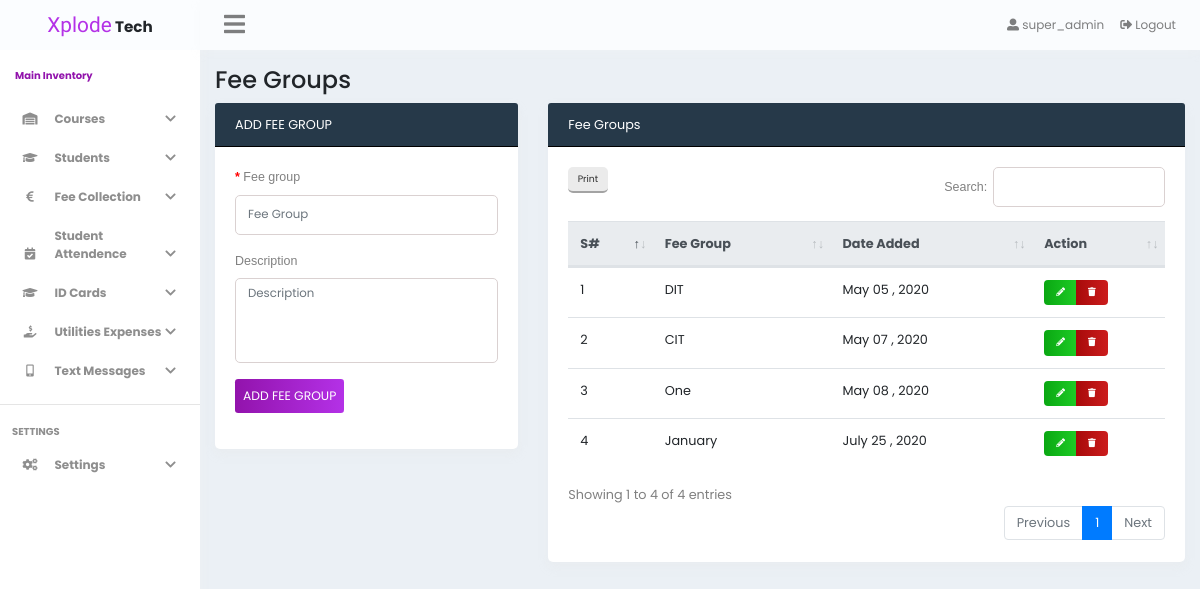
Screenshot of /fee-groups/create.php (signed in) with the database file from the repository.
### tables this page shows
CREATE TABLE `users` (
  `id` int(11) NOT NULL AUTO_INCREMENT,
  `username` varchar(100) NOT NULL,
  `email` varchar(100) NOT NULL,
  `password` varchar(200) NOT NULL,
  `role` varchar(50) NOT NULL,
  `created_at` timestamp NOT NULL DEFAULT current_timestamp(),
  `updated_at` timestamp NULL DEFAULT current_timestamp(),
  PRIMARY KEY (`id`)
);

CREATE TABLE `fee_groups` (
  `id` int(11) NOT NULL AUTO_INCREMENT,
  `fee_group` varchar(50) NOT NULL,
  `description` varchar(300) NOT NULL,
  `created_at` timestamp NOT NULL DEFAULT current_timestamp(),
  `updated_at` timestamp NOT NULL DEFAULT current_timestamp(),
  PRIMARY KEY (`id`)
);

### classes/db.php (called while the page is built, shortened)
<?php
class db {
       public function __construct(){
        try{
            $this->db = new PDO('mysql:host=localhost;dbname=xplode-tech','root','');
        }catch(PDOException $e){
            echo 'Please Check' .$e->getMessage();
        }
       }
   }
?>

### classes/addUser.php (called while the page is built)
<?php
include_once "db.php";
class ADDUsers extends db {
    public function getUsername($sql , $email){
        $stmt = $this->db->prepare($sql);
        $stmt->bindParam(":email" , $email);
        $stmt->execute();
        if($stmt->rowCount() > 0){
            $show = $stmt->fetch();
            return $show['role'];
        }
    }
    public function SelectRole($sql , $email){
        $stmt = $this->db->prepare($sql);
        $stmt->bindParam(":email" , $email);
        $stmt->execute();
        if($stmt->rowCount() > 0){
            $res = $stmt->fetch();
            return $res['role'];
        }
    }
}
?>

### classes/fee_group.php (the view, shortened to what this page needs)
<?php
include_once 'db.php';
class Fee_Group extends db {
    public function dataView($sql , $role){
        $stmt = $this->db->prepare($sql);
        $stmt->execute();
            ?> <tbody><?php
        if($stmt->rowCount() > 0){
            $i = 0;
            while($row = $stmt->fetch(PDO::FETCH_ASSOC)){
                ?>
                    <tr>
                        <td><?php echo ++$i;   ?></td>
                        <td><?php echo $row['fee_group'];   ?></td>
                        <td>
                            <?php
                                $original_date = $row['created_at'];
                                $timestamp = strtotime($original_date);
                                $new_date = Date('F d , Y' , $timestamp);
                                echo $new_date;
                            ?>
                        </td>
                        <?php  if($role === 'super_admin'){   ?>
                        <td>
                            <div class="btn-group">
                                <a href="fee-groups/edit.php?id=<?php  echo $row['id'];  ?>" class="btn btn-success btn-xs"><i class="fas fa-pencil-alt"></i></a>
                                <a href="#" onclick="event.preventDefault(); deleteGroup(event , <?php echo $row['id']    ?>)" class="btn btn-danger btn-xs"><i class="fas fa-trash"></i></a>
                            </div>
                        </td>
                        <?php  }   ?>
                    </tr>
                <?php
            }?></tbody><?php
        }else{
            ?>
            <tr>
                <td colspan="5" class="text-center">No data available</td>
            </tr>
            <?php
        }
    }
}
?>

### layouts/navbar.php (shortened to what this page needs)
<?php
$email = "";
    if(isset($_SESSION['email'])){
        $email = $_SESSION['email'];
    }
    $sql = "SELECT role FROM `users` WHERE email = :email";
    require_once dirname(__DIR__) . '/classes/addUser.php';
    $addNav = new ADDUsers();
    $name = $addNav->getUsername($sql , $email);
?>
<nav class="navbar navbar-expand-md bg-light navbar-light">
    <div class="collapse navbar-collapse" id="collapsibleNavbar">
        <ul class="navbar-nav mr-auto">
            <li class="nav-item dropdown">
                <a class="nav-link" href="#" id="sidebar-toggler-desk" title="show/hide sidebar">
                    <i class="fas fa-bars fa-2x"></i>
                </a>
            </li>
        </ul>
        <ul class="navbar-nav ml-auto">
            <li class="nav-item dropdown">
                <a class="nav-link" href="#" data-toggle="dropdown">
                    <i class="fas fa-user-alt"></i>
                    <?php echo $name   ?>
                </a>
            </li>
            <li class="nav-item">
                <a href="lib/logout.php" class="nav-link">
                    <i class="fas fa-sign-out-alt"></i> Logout
                </a>
            </li>
        </ul>
    </div>
</nav>

### css/app.css (style rules this page uses)
* { -webkit-box-sizing: border-box !important; box-sizing: border-box !important; }
body { height: 100vh; font-family: "Poppins", sans-serif; background-color: #ebf0f5 !important; }
.btn { font-family: "Poppins", "sans-serif"; cursor: pointer; border: 0 !important; -webkit-box-shadow: none; box-shadow: none; -webkit-transition: all 0.3s ease !important; transition: all 0.3s ease !important; font-size: 0.95rem; }
.btn-xs { font-size: 0.55rem !important; }
.btn-success { background: -webkit-gradient( linear, left top, right top, from(#0aa712), to(#1dcc26) ); background: linear-gradient(90deg, #0aa712, #1dcc26); }
.btn-danger { background: -webkit-gradient( linear, left top, right top, from(#a70a0a), to(#cc1d1d) ); background: linear-gradient(90deg, #a70a0a, #cc1d1d); }
.main-area .navbar { max-height: 50px; background: #fafcfe !important; -webkit-box-shadow: 0px 3px 8px rgba(243, 243, 243, 0.25); box-shadow: 0px 3px 8px rgba(243, 243, 243, 0.25); z-index: 1; }
.main-area .navbar .nav-link { font-size: 0.75rem; }
a { color: #007bff; background-color: transparent; }

### rows the page displays
users: role "super_admin"
fee_groups: fee_group "DIT", created_at "May 05 , 2020"
fee_groups: fee_group "CIT", created_at "May 07 , 2020"
fee_groups: fee_group "One", created_at "May 08 , 2020"
fee_groups: fee_group "January", created_at "July 25 , 2020"
